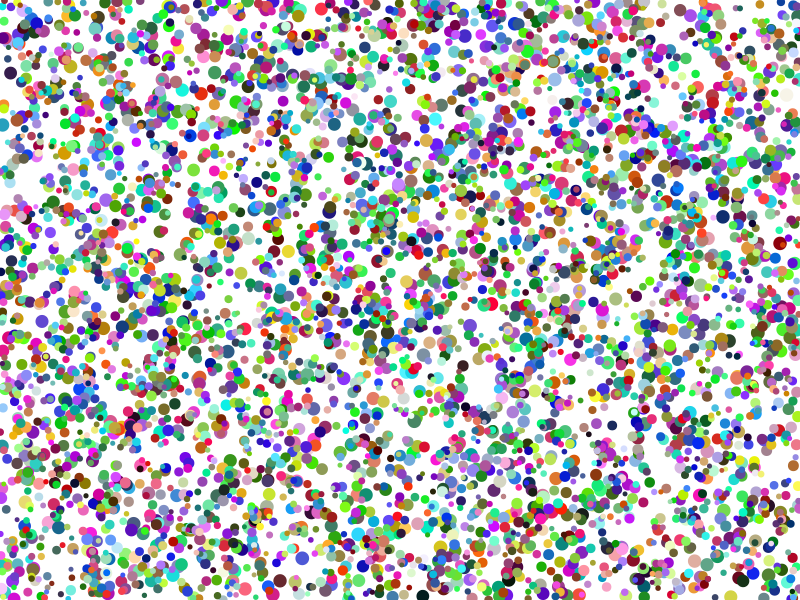
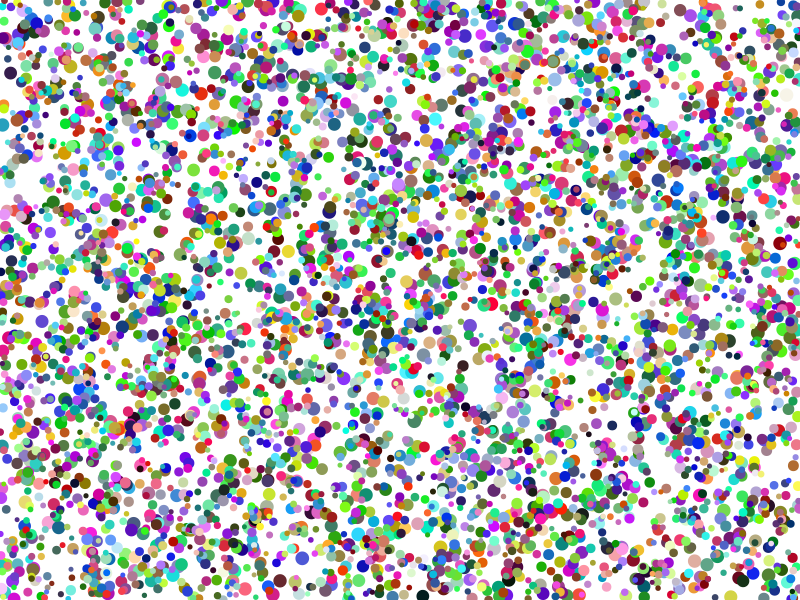
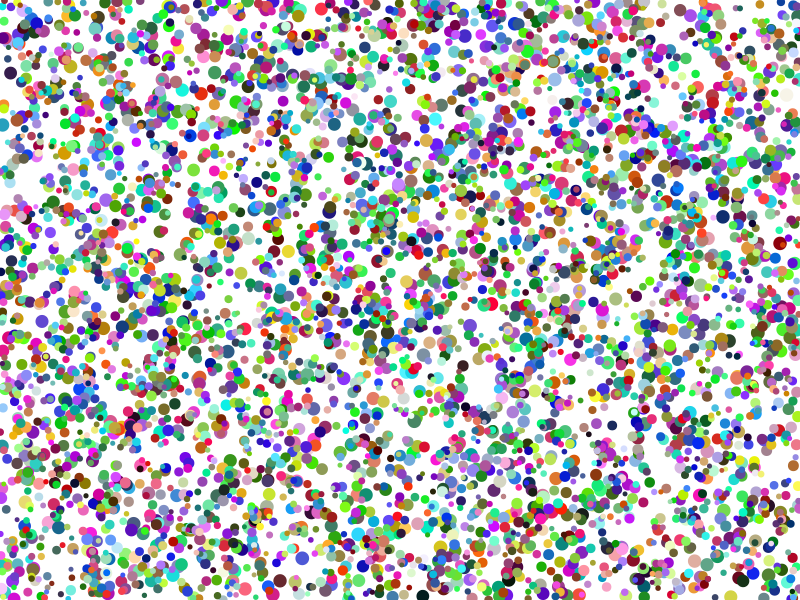
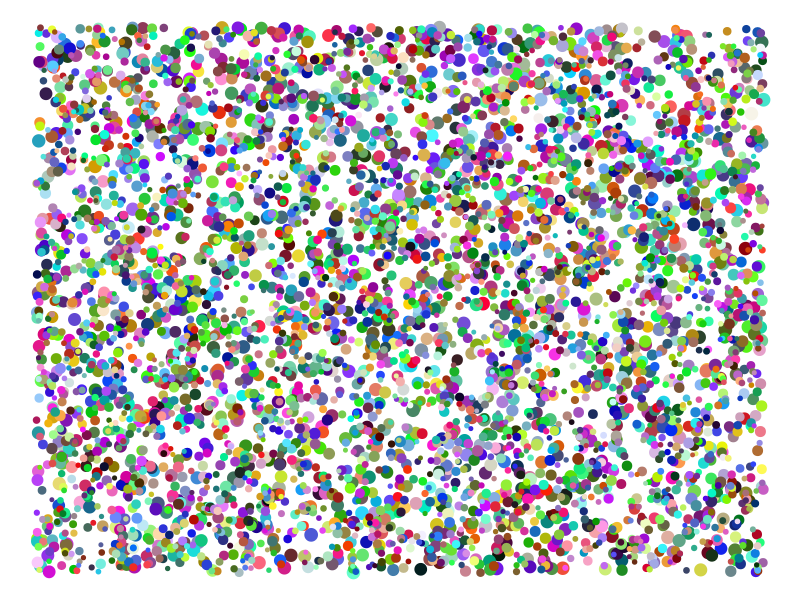
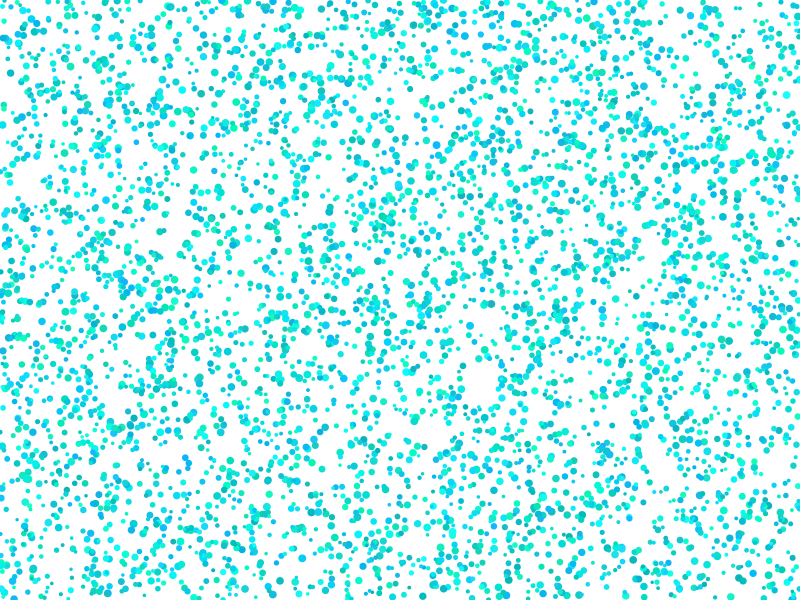

These charts were generated, in order, by the following R code:
#===============================================================================
# 2022-01-24 -- twitter
# for 5000 thread
# Ilya Kashnitsky, ilya.kashnitsky@gmail.com, @ikashnitsky
#===============================================================================

library(tidyverse)
library(magrittr)

# generate bubbles of random color and size
n <- 5e3

set.seed(911)
d = tibble(
    x = runif(n),
    y = runif(n),
    size = runif(n, min = 1, max = 4),
    color = rgb(runif(n), runif(n), runif(n))
) %>%
    arrange(size %>% desc)


(p <- d %>%
    ggplot(aes(x, y, size = size, color = color)) +
    geom_point() +
    scale_color_identity() +
    scale_size_identity() +
    coord_cartesian(c(0, 1), c(0, 1), expand = F) +
    theme_void())

# quatro blog on mobile -- header image ratio 4.64:1
a_ratio = 4.64

ggsave("221217-my-logo/bubbles-banner-large.png", p,  width = 10, height = 10/4.64, bg = "#15202b")

# x1200 for the site
ggsave("221217-my-logo/bubbles-banner.png", p,  width = 10, height = 10/4.64, bg = "#15202b", dpi = 120)

g <- d %>%
    ggplot(aes(x, y, size = size, color = color)) +
    geom_point() +
    scale_color_identity() +
    scale_size_identity() +
    coord_cartesian(c(0, 1), c(0, 1)) +
    theme_void()

ggsave("221217-my-logo/bubbles-github-card.png",g,  width = 6.4, height = 3.2, bg = "#15202b", dpi = 200)



# change colors -----------------------------------------------------------


n <- 5e3

set.seed(911)
p <- tibble(
    x = runif(n),
    y = runif(n),
    size = runif(n, min = .5, max = 2),
    color = rgb(runif(n, max = .1), runif(n, min = .7), runif(n, min = .7))
) %>%
    arrange(size %>% desc) %>%
    ggplot(aes(x, y, size = size, color = color)) +
    geom_point() +
    scale_color_identity() +
    scale_size_identity() +
    coord_cartesian(c(0, 1), c(0, 1), expand = F) +
    theme_void()

ggsave("img/bubbles-blue.png", p,  width = 6.4, height = 3.2, bg = "#15202b", dpi = 200)
